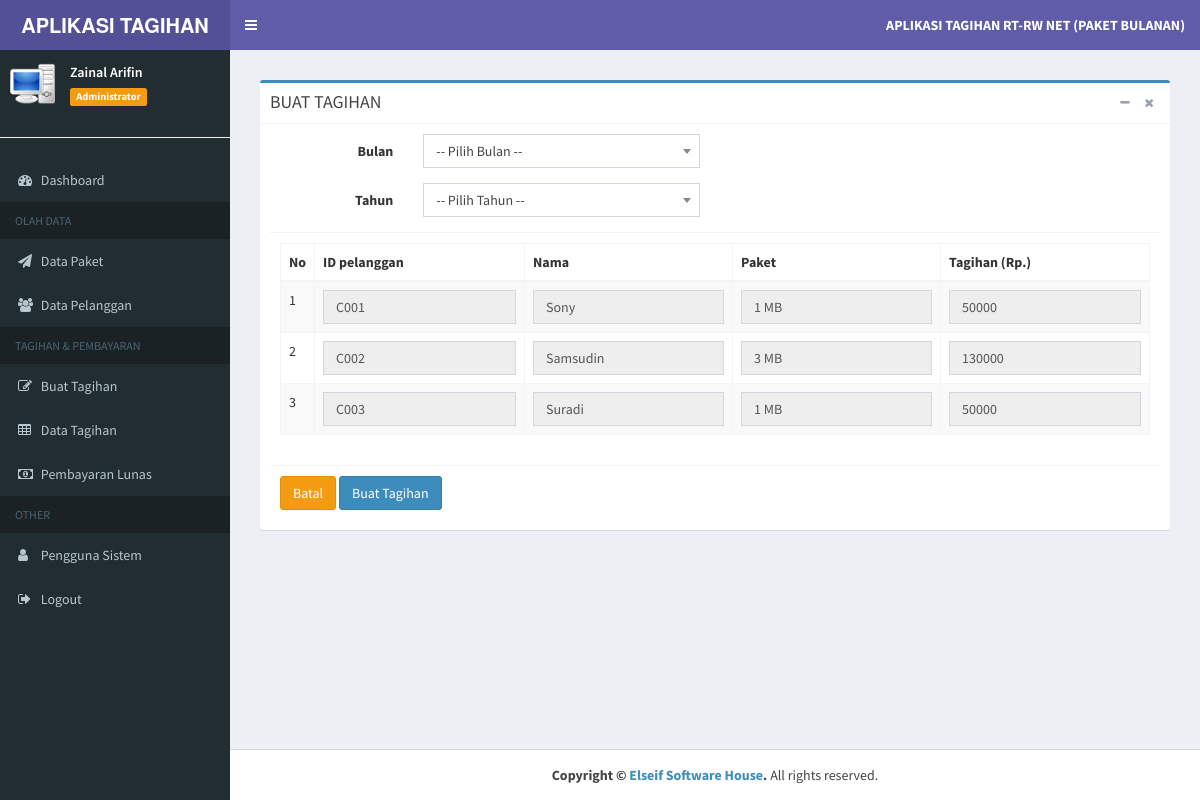
Screenshot of /index.php?page=buat-tagihan (signed in) with the database file from the repository.
### tables this page shows
CREATE TABLE `tb_pelanggan` (
  `id_pelanggan` varchar(6) NOT NULL,
  `nama` varchar(20) NOT NULL,
  `alamat` text NOT NULL,
  `no_hp` varchar(15) NOT NULL,
  `email` varchar(30) NOT NULL,
  `password` varchar(15) NOT NULL,
  `level` varchar(5) NOT NULL DEFAULT 'PLG',
  `id_paket` varchar(6) NOT NULL
);

CREATE TABLE `tb_paket` (
  `id_paket` varchar(6) NOT NULL,
  `paket` varchar(20) NOT NULL,
  `tarif` int(11) NOT NULL
);

### admin/tagihan/buat_tagihan.php (the view, shortened to what this page needs)
<section class="content">
	<div class="row">
		<div class="col-md-12">
			<div class="box box-primary">
				<div class="box-header with-border">
					<h3 class="box-title">BUAT TAGIHAN</h3>
					<div class="box-tools pull-right">
						<button type="button" class="btn btn-box-tool" data-widget="collapse">
							<i class="fa fa-minus"></i>
						</button>
						<button type="button" class="btn btn-box-tool" data-widget="remove">
							<i class="fa fa-remove"></i>
						</button>
					</div>
				</div>
				<form class="form-horizontal" action="" method="post" enctype="multipart/form-data">
					<div class="box-body">
						<div class="form-group">
							<label class="col-sm-2 control-label">Bulan</label>
							<div class="col-sm-4">
							</div>
						</div>
						<div class="form-group">
							<label class="col-sm-2 control-label">Tahun</label>
							<div class="col-sm-4">
							</div>
						</div>
						<div class="box-footer">
							<div class="table-responsive">
								<table class="table table-bordered table-striped">
									<thead>
										<tr>
											<th>No</th>
											<th>ID pelanggan</th>
											<th>Nama</th>
											<th>Paket</th>
											<th>Tagihan (Rp.)</th>
										</tr>
									</thead>
									<tbody>
										<?php
										$no = 1;
										$sql = $koneksi->query("SELECT p.id_pelanggan, p.nama, k.paket, k.tarif from tb_pelanggan p inner join
										tb_paket k on p.id_paket=k.id_paket order by id_pelanggan");
										while ($data= $sql->fetch_assoc()) {
										?>
										<tr>
											<td>
												<?php echo $no++; ?>
											</td>
											<td>
												<input type="text" name="id_pelanggan[]" id="id_pelanggan" class="form-control" value="<?php echo $data['id_pelanggan']; ?>"
												 readonly>
											</td>
											<td>
												<input type="text" class="form-control" value="<?php echo $data['nama']; ?>"
												 readonly>
											</td>
											<td>
												<input type="text" class="form-control" value="<?php echo $data['paket']; ?>"
												 readonly>
											</td>
											<td>
												<input type="text" name="tarif[]" id="tarif" class="form-control" value="<?php echo $data['tarif']; ?>"
												 readonly>
											</td>
										</tr>
										<?php
										}
										?>
									</tbody>
								</table>
							</div>
						</div>
						<div class="box-footer">
							<a href="?page=buka-tagihan" class="btn btn-warning">Batal</a>
							<input type="submit" name="Simpan" value="Buat Tagihan" class="btn btn-primary">
						</div>
				</form>
				</div>
			</div>
		</div>
</section>

### index.php (shortened to what this page needs)
<?php
    if (isset($_SESSION["ses_username"])==""){
		header("location: member.php");
    }else{
      $data_nama = $_SESSION["ses_nama"];
      $data_level = $_SESSION["ses_level"];
    }
	include "inc/koneksi.php";
?>
<!DOCTYPE html>
<html>
<head>
	<link rel="stylesheet" href="bootstrap/css/bootstrap.min.css">
	<link rel="stylesheet" href="https://cdnjs.cloudflare.com/ajax/libs/font-awesome/4.5.0/css/font-awesome.min.css">
	<link rel="stylesheet" href="https://cdnjs.cloudflare.com/ajax/libs/ionicons/2.0.1/css/ionicons.min.css">
	<link rel="stylesheet" href="plugins/datatables/dataTables.bootstrap.css">
	<link rel="stylesheet" href="plugins/select2/select2.min.css">
	<link rel="stylesheet" href="dist/css/AdminLTE.min.css">
	<link rel="stylesheet" href="dist/css/skins/_all-skins.min.css">
</head>
<body class="hold-transition skin-purple sidebar-mini">
	<div class="wrapper">
		<header class="main-header">
			<a href="index.php" class="logo">
				<span class="logo-lg">
					<marquee>
						<b>APLIKASI TAGIHAN RT-RW NET</b>
					</marquee>
				</span>
			</a>
			<nav class="navbar navbar-static-top">
				<a href="#" class="sidebar-toggle" data-toggle="offcanvas" role="button">
				</a>
				<div class="navbar-custom-menu">
					<ul class="nav navbar-nav">
						<li class="dropdown messages-menu">
							<a class="dropdown-toggle">
								<span>
									<b>
										APLIKASI TAGIHAN RT-RW NET (PAKET BULANAN)
									</b>
								</span>
							</a>
						</li>
					</ul>
				</div>
			</nav>
		</header>
		<aside class="main-sidebar">
			<section class="sidebar">
				</<b>
				<div class="user-panel">
					<div class="pull-left image">
						<img src="dist/img/komp.png" class="" alt="User Image">
					</div>
					<div class="pull-left info">
						<p>
							<?php echo $data_nama; ?>
						</p>
						<span class="label label-warning">
							<?php echo $data_level; ?>
						</span>
					</div>
				</div>
				<ul class="sidebar-menu">
					<HR/>
					<?php
          if ($data_level=="Administrator"){
        ?>
					<li class="treeview">
						<a href="?page=admin">
							<i class="fa fa-dashboard"></i>
							<span>Dashboard</span>
						</a>
					</li>
					<li class="header">OLAH DATA</li>
					<li class="treeview">
						<a href="?page=data-paket">
							<i class="fa fa-send"></i>
							<span>Data Paket</span>
						</a>
					</li>
					<li class="treeview">
						<a href="?page=data-pelanggan">
							<i class="fa fa-users"></i>
							<span>Data Pelanggan</span>
						</a>
					</li>
					<li class="header">TAGIHAN & PEMBAYARAN</li>
					<li class="treeview">
						<a href="?page=buat-tagihan">
							<i class="fa fa-edit"></i>
							<span>Buat Tagihan</span>
						</a>
					</li>
					<li class="treeview">
						<a href="?page=buka-tagihan">
							<i class="fa fa-table"></i>
							<span>Data Tagihan</span>
						</a>
					</li>
					<li class="treeview">
						<a href="?page=lunas-tagihan">
							<i class="fa fa-money"></i>
							<span>Pembayaran Lunas</span>
						</a>
					</li>
					<li class="header">OTHER</li>
					<li class="treeview">
						<a href="?page=MyApp/data_pengguna">
							<i class="fa fa-user"></i>
							<span>Pengguna Sistem</span>
						</a>
					</li>
					<?php
					}
					?>
					<li>
						<a href="logout.php" onclick="return confirm('Anda yakin keluar dari aplikasi ?')">
							<i class="fa fa-sign-out"></i>
							<span>Logout</span>
						</a>
					</li>
			</section>
		</aside>
		<div class="content-wrapper">
			<section class="content">
				<?php
      if(isset($_GET['page'])){
          $hal = $_GET['page'];
          switch ($hal) {
              case 'buat-tagihan':
                  include "admin/tagihan/buat_tagihan.php";
				  break;
          }
      }else{
          if($data_level=="Administrator"){
              include "home/admin.php";
              }
            }
    		?>
			</section>
		</div>
		<footer class="main-footer">
			<center>
				<strong>Copyright &copy;
					<a href="https://www.youtube.com/channel/UCDxjOzW7F0JOkltlXT6g7AQ">Elseif Software House</a>.</strong> All rights reserved.
			</center>
		</footer>
</body>
</html>

### rows the page displays
tb_pelanggan: id_pelanggan "C001", nama "Sony", id_paket.paket "1 MB", id_paket.tarif "50000"
tb_pelanggan: id_pelanggan "C002", nama "Samsudin", id_paket.paket "3 MB", id_paket.tarif "130000"
tb_pelanggan: id_pelanggan "C003", nama "Suradi", id_paket.paket "1 MB", id_paket.tarif "50000"

### other values shown
$data_nama "Zainal Arifin"
$data_level "Administrator"
